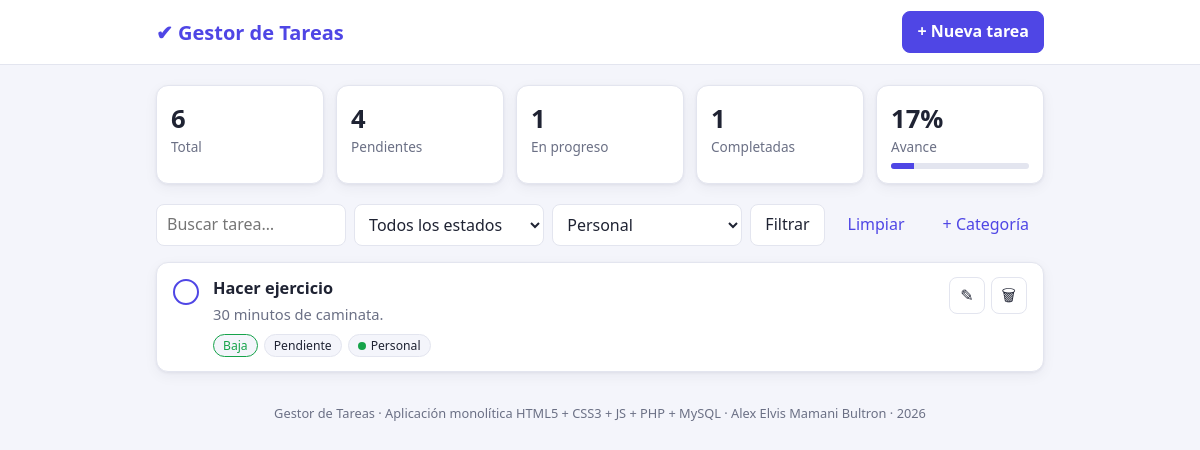
The app's page /index.php?categoria=3 with its own data.
### tables this page shows
CREATE TABLE `tareas` (
  `id`             INT UNSIGNED NOT NULL AUTO_INCREMENT,
  `titulo`         VARCHAR(150) NOT NULL,
  `descripcion`    TEXT NULL,
  `prioridad`      ENUM('baja','media','alta') NOT NULL DEFAULT 'media',
  `estado`         ENUM('pendiente','en_progreso','completada') NOT NULL DEFAULT 'pendiente',
  `fecha_limite`   DATE NULL,
  `categoria_id`   INT UNSIGNED NULL,
  `creado_en`      DATETIME NOT NULL DEFAULT CURRENT_TIMESTAMP,
  `actualizado_en` DATETIME NOT NULL DEFAULT CURRENT_TIMESTAMP ON UPDATE CURRENT_TIMESTAMP,
  PRIMARY KEY (`id`),
  KEY `idx_tareas_estado` (`estado`),
  KEY `idx_tareas_categoria` (`categoria_id`),
  CONSTRAINT `fk_tareas_categoria`
    FOREIGN KEY (`categoria_id`) REFERENCES `categorias` (`id`)
    ON DELETE SET NULL ON UPDATE CASCADE
);

CREATE TABLE `categorias` (
  `id`     INT UNSIGNED NOT NULL AUTO_INCREMENT,
  `nombre` VARCHAR(60)  NOT NULL,
  `color`  CHAR(7)      NOT NULL DEFAULT '#4f46e5',
  PRIMARY KEY (`id`),
  UNIQUE KEY `uq_categorias_nombre` (`nombre`)
);

### db.php (called while the page is built, shortened)
<?php
function db(): PDO
{
    static $pdo = null;
    if ($pdo !== null) {
        return $pdo;
    }
    $dsn = 'mysql:host=' . DB_HOST . ';dbname=' . DB_NAME . ';charset=' . DB_CHARSET;
    try {
        $pdo = new PDO($dsn, DB_USER, DB_PASS, [
            PDO::ATTR_ERRMODE            => PDO::ERRMODE_EXCEPTION,
            PDO::ATTR_DEFAULT_FETCH_MODE => PDO::FETCH_ASSOC,
            PDO::ATTR_EMULATE_PREPARES   => false,
        ]);
    } catch (PDOException $e) {
        http_response_code(500);
        $detalle = APP_DEBUG ? htmlspecialchars($e->getMessage()) : 'Revisa config.php';
        echo '<!doctype html><meta charset="utf-8"><title>Error de conexión</title>'
           . '<div style="font-family:system-ui;max-width:640px;margin:60px auto;padding:24px;border:1px solid #fca5a5;background:#fef2f2;border-radius:12px">'
           . '<h2 style="margin-top:0;color:#b91c1c">No se pudo conectar a la base de datos</h2>'
           . '<p><b>Detalle:</b> ' . $detalle . '</p>'
           . '<ul><li>Verifica DB_NAME y DB_USER con el prefijo de cPanel.</li>'
           . '<li>Verifica la contraseña del usuario.</li>'
           . '<li>Confirma que el usuario fue agregado a la BD con TODOS LOS PRIVILEGIOS.</li>'
           . '<li>Confirma que importaste dump.sql en phpMyAdmin.</li></ul></div>';
        exit;
    }
    return $pdo;
}

### index.php (the view, shortened to what this page needs)
<?php
require_once __DIR__ . '/db.php';
function e($v): string { return htmlspecialchars((string)$v, ENT_QUOTES, 'UTF-8'); }
$PRIORIDADES = ['baja' => 'Baja', 'media' => 'Media', 'alta' => 'Alta'];
$ESTADOS     = ['pendiente' => 'Pendiente', 'en_progreso' => 'En progreso', 'completada' => 'Completada'];
$fEstado    = array_key_exists($_GET['estado'] ?? '', $ESTADOS) ? $_GET['estado'] : '';
$fCategoria = (int)($_GET['categoria'] ?? 0);
$fBuscar    = trim($_GET['q'] ?? '');
$where = [];
$params = [];
if ($fCategoria > 0)  { $where[] = 't.categoria_id = :cat';       $params[':cat'] = $fCategoria; }
$sql = "SELECT t.*, c.nombre AS categoria, c.color
        FROM tareas t LEFT JOIN categorias c ON c.id = t.categoria_id"
     . ($where ? ' WHERE ' . implode(' AND ', $where) : '')
     . " ORDER BY (t.estado = 'completada'), FIELD(t.prioridad,'alta','media','baja'),
                 t.fecha_limite IS NULL, t.fecha_limite, t.id DESC";
$stmt = db()->prepare($sql);
$stmt->execute($params);
$tareas = $stmt->fetchAll();
$categorias = db()->query('SELECT * FROM categorias ORDER BY nombre')->fetchAll();
$stats = db()->query("SELECT COUNT(*) total,
                             SUM(estado='pendiente') pendientes,
                             SUM(estado='en_progreso') progreso,
                             SUM(estado='completada') completadas
                      FROM tareas")->fetch();
$avance = $stats['total'] ? round($stats['completadas'] * 100 / $stats['total']) : 0;
$volver = http_build_query(array_filter(['estado' => $fEstado, 'categoria' => $fCategoria ?: '', 'q' => $fBuscar]));
?>
<!DOCTYPE html>
<html lang="es">
<head>
    <link rel="stylesheet" href="assets/style.css">
</head>
<body>
<header class="topbar">
    <div class="contenedor topbar__in">
        <h1 class="logo">✔ <?= e(APP_NAME) ?></h1>
        <button class="btn btn--primario" data-abrir="modalTarea">+ Nueva tarea</button>
    </div>
</header>
<main class="contenedor">
    <section class="stats">
        <div class="stat"><span><?= (int)$stats['total'] ?></span>Total</div>
        <div class="stat"><span><?= (int)$stats['pendientes'] ?></span>Pendientes</div>
        <div class="stat"><span><?= (int)$stats['progreso'] ?></span>En progreso</div>
        <div class="stat"><span><?= (int)$stats['completadas'] ?></span>Completadas</div>
        <div class="stat stat--avance">
            <span><?= $avance ?>%</span>Avance
            <div class="barra"><div style="width:<?= $avance ?>%"></div></div>
        </div>
    </section>
    <form class="filtros" method="get">
        <input type="search" name="q" placeholder="Buscar tarea…" value="<?= e($fBuscar) ?>">
        <select name="estado">
            <option value="">Todos los estados</option>
        </select>
        <select name="categoria">
            <?php foreach ($categorias as $c): ?>
                <option value="<?= $c['id'] ?>" <?= $fCategoria === (int)$c['id'] ? 'selected' : '' ?>><?= e($c['nombre']) ?></option>
            <?php endforeach; ?>
        </select>
        <button class="btn">Filtrar</button>
        <?php if ($volver): ?><a class="btn btn--texto" href="index.php">Limpiar</a><?php endif; ?>
        <button type="button" class="btn btn--texto" data-abrir="modalCategoria">+ Categoría</button>
    </form>
    <ul class="lista">
        <?php foreach ($tareas as $t):
            $vencida = $t['fecha_limite'] && $t['fecha_limite'] < $hoy && $t['estado'] !== 'completada'; ?>
            <li class="tarea tarea--<?= e($t['estado']) ?>">
                <form method="post" class="tarea__check">
                    <button class="check" title="Marcar como completada / pendiente"
                            aria-label="Alternar estado"><?= $t['estado'] === 'completada' ? '✓' : '' ?></button>
                </form>
                <div class="tarea__cuerpo">
                    <h3><?= e($t['titulo']) ?></h3>
                    <?php if ($t['descripcion']): ?><p><?= nl2br(e($t['descripcion'])) ?></p><?php endif; ?>
                    <div class="etiquetas">
                        <span class="tag tag--<?= e($t['prioridad']) ?>"><?= $PRIORIDADES[$t['prioridad']] ?></span>
                        <span class="tag"><?= $ESTADOS[$t['estado']] ?></span>
                        <?php if ($t['categoria']): ?>
                            <span class="tag" style="--c:<?= e($t['color']) ?>"><i class="punto"></i><?= e($t['categoria']) ?></span>
                        <?php endif; ?>
                    </div>
                </div>
                <div class="tarea__acciones">
                    <button class="btn btn--icono" title="Editar" data-editar='<?= e(json_encode($t, JSON_UNESCAPED_UNICODE)) ?>'>✎</button>
                    <form method="post" data-confirmar="¿Eliminar esta tarea?">
                        <button class="btn btn--icono btn--peligro" title="Eliminar">🗑</button>
                    </form>
                </div>
            </li>
        <?php endforeach; ?>
    </ul>
</main>
<footer class="pie contenedor">
    <?= e(APP_NAME) ?> · Aplicación monolítica HTML5 + CSS3 + JS + PHP + MySQL · <?= e(APP_AUTOR) ?> · <?= date('Y') ?>
</footer>
</body>
</html>

### assets/style.css (style rules this page uses)
:root { --bg: #f4f5fb; --card: #fff; --texto: #1f2333; --suave: #6b7085; --borde: #e3e5ef; --primario: #4f46e5; --primario-h: #4338ca; --peligro: #dc2626; --alta: #dc2626; --media: #d97706; --baja: #16a34a; --radio: 12px; --sombra: 0 1px 3px rgba(20,20,50,.06), 0 4px 14px rgba(20,20,50,.05); }
* { box-sizing: border-box; }
body { margin: 0; font-family: system-ui, -apple-system, "Segoe UI", Roboto, sans-serif; background: var(--bg); color: var(--texto); line-height: 1.45; }
.contenedor { max-width: 920px; margin: 0 auto; padding: 0 16px; }
.topbar { background: var(--card); border-bottom: 1px solid var(--borde); position: sticky; top: 0; z-index: 5; }
.topbar__in { display: flex; align-items: center; justify-content: space-between; height: 64px; }
.logo { font-size: 1.25rem; margin: 0; color: var(--primario); }
.btn { font: inherit; border: 1px solid var(--borde); background: var(--card); color: var(--texto); padding: 8px 14px; border-radius: 8px; cursor: pointer; text-decoration: none; white-space: nowrap; }
.btn--primario { background: var(--primario); border-color: var(--primario); color: #fff; font-weight: 600; }
.btn--texto { border-color: transparent; background: none; color: var(--primario); }
.btn--icono { padding: 6px 10px; }
.stats { display: grid; grid-template-columns: repeat(5, 1fr); gap: 12px; margin: 20px 0; }
.stat { background: var(--card); border-radius: var(--radio); box-shadow: var(--sombra); padding: 14px; color: var(--suave); font-size: .85rem; border: 1px solid var(--borde); }
.stat span { display: block; font-size: 1.6rem; font-weight: 700; color: var(--texto); }
.barra { height: 6px; background: var(--borde); border-radius: 99px; margin-top: 6px; overflow: hidden; }
.barra div { height: 100%; background: var(--primario); }
.filtros { display: flex; flex-wrap: wrap; gap: 8px; margin-bottom: 16px; }
.filtros input, .filtros select { flex: 1 1 160px; }
input, select, textarea { font: inherit; padding: 8px 10px; border: 1px solid var(--borde); border-radius: 8px; background: var(--card); color: var(--texto); width: 100%; }
.lista { list-style: none; padding: 0; margin: 0; display: grid; gap: 10px; }
.tarea { display: flex; gap: 14px; align-items: flex-start; background: var(--card); border: 1px solid var(--borde); border-radius: var(--radio); padding: 14px 16px; box-shadow: var(--sombra); }
.tarea__cuerpo { flex: 1; min-width: 0; }
.tarea__cuerpo h3 { margin: 0 0 4px; font-size: 1.02rem; }
.tarea__cuerpo p { margin: 0 0 8px; color: var(--suave); font-size: .92rem; overflow-wrap: anywhere; }
.tarea__acciones { display: flex; gap: 6px; }
.tarea__acciones form { margin: 0; }
.check { width: 26px; height: 26px; border-radius: 50%; border: 2px solid var(--primario); background: none; color: #fff; cursor: pointer; font-weight: 700; margin-top: 2px; }
.etiquetas { display: flex; flex-wrap: wrap; gap: 6px; }
.tag { font-size: .76rem; padding: 2px 9px; border-radius: 99px; background: var(--bg); border: 1px solid var(--borde); display: inline-flex; align-items: center; gap: 5px; }
.tag--baja { color: var(--baja); border-color: currentColor; }
.punto { width: 8px; height: 8px; border-radius: 50%; background: var(--c, var(--primario)); display: inline-block; }
.pie { text-align: center; color: var(--suave); font-size: .8rem; padding: 32px 16px; }

### records on screen
tareas: titulo "Hacer ejercicio", descripcion "30 minutos de caminata.", prioridad "Baja", estado "Pendiente", categoria.nombre "Personal"

### other values on screen
APP_NAME "Gestor de Tareas"
$stats['total'] "6"
$stats['pendientes'] "4"
$stats['progreso'] "1"
$stats['completadas'] "1"
$avance "17"
APP_AUTOR "Alex Elvis Mamani Bultron"
form field categoria "Personal"
